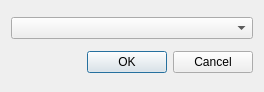
<?xml version="1.0" encoding="UTF-8"?>
<ui version="4.0">
 <class>DlgJobChooser</class>
 <widget class="QDialog" name="DlgJobChooser">
  <property name="windowModality">
   <enum>Qt::WindowModal</enum>
  </property>
  <property name="geometry">
   <rect>
    <x>0</x>
    <y>0</y>
    <width>264</width>
    <height>92</height>
   </rect>
  </property>
  <property name="windowTitle">
   <string>Choose a Path Job</string>
  </property>
  <layout class="QVBoxLayout" name="verticalLayout">
   <item>
    <widget class="QComboBox" name="cboProject">
     <property name="toolTip">
      <string notr="true"/>
     </property>
    </widget>
   </item>
   <item>
    <widget class="QDialogButtonBox" name="buttonBox">
     <property name="orientation">
      <enum>Qt::Horizontal</enum>
     </property>
     <property name="standardButtons">
      <set>QDialogButtonBox::Cancel|QDialogButtonBox::Ok</set>
     </property>
    </widget>
   </item>
  </layout>
 </widget>
 <resources/>
 <connections>
  <connection>
   <sender>buttonBox</sender>
   <signal>accepted()</signal>
   <receiver>DlgJobChooser</receiver>
   <slot>accept()</slot>
   <hints>
    <hint type="sourcelabel">
     <x>248</x>
     <y>254</y>
    </hint>
    <hint type="destinationlabel">
     <x>157</x>
     <y>274</y>
    </hint>
   </hints>
  </connection>
  <connection>
   <sender>buttonBox</sender>
   <signal>rejected()</signal>
   <receiver>DlgJobChooser</receiver>
   <slot>reject()</slot>
   <hints>
    <hint type="sourcelabel">
     <x>316</x>
     <y>260</y>
    </hint>
    <hint type="destinationlabel">
     <x>286</x>
     <y>274</y>
    </hint>
   </hints>
  </connection>
 </connections>
</ui>
